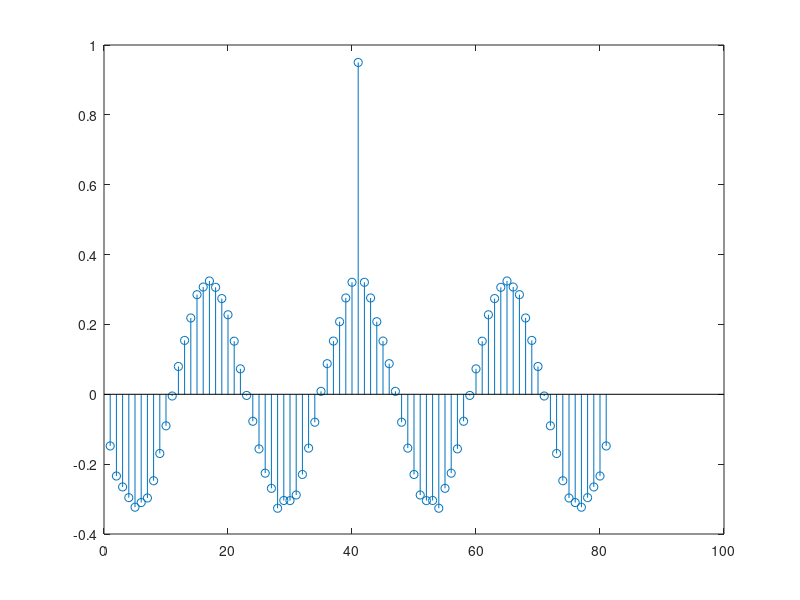

Write MATLAB code to recreate this figure. (Note: this script raises an error after producing the figure.)
clear; close all;

load quiz4.mat


fs= 1;

%Emil's signal is #3

input_signal = signal(3,:);


n=40
auto_1 = xcorr(input_signal,n)/8000;

stem (auto_1)

[vals loc]=findpeaks(auto_1,'MinPeakwidth',9);


avg_between_peaks= loc(1,[1:length(loc)-1])-loc(1,[2:length(loc)])